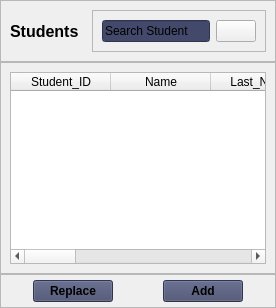
            <widget class="QWidget" name="students">
             <layout class="QVBoxLayout" name="verticalLayout_6">
              <property name="spacing">
               <number>0</number>
              </property>
              <property name="leftMargin">
               <number>0</number>
              </property>
              <property name="topMargin">
               <number>0</number>
              </property>
              <property name="rightMargin">
               <number>0</number>
              </property>
              <property name="bottomMargin">
               <number>0</number>
              </property>
              <item alignment="Qt::AlignTop">
               <widget class="QFrame" name="student_upper_frame">
                <property name="frameShape">
                 <enum>QFrame::StyledPanel</enum>
                </property>
                <property name="frameShadow">
                 <enum>QFrame::Raised</enum>
                </property>
                <layout class="QHBoxLayout" name="horizontalLayout_12">
                 <item>
                  <widget class="QLabel" name="student_window_label">
                   <property name="font">
                    <font>
                     <pointsize>12</pointsize>
                     <weight>75</weight>
                     <bold>true</bold>
                    </font>
                   </property>
                   <property name="text">
                    <string>Students</string>
                   </property>
                  </widget>
                 </item>
                 <item alignment="Qt::AlignRight">
                  <widget class="QFrame" name="student_search_frame">
                   <property name="frameShape">
                    <enum>QFrame::StyledPanel</enum>
                   </property>
                   <property name="frameShadow">
                    <enum>QFrame::Raised</enum>
                   </property>
                   <layout class="QHBoxLayout" name="horizontalLayout_13">
                    <item>
                     <widget class="QLineEdit" name="student_lineEdit">
                      <property name="styleSheet">
                       <string notr="true">background-color: rgb(67, 73, 106);</string>
                      </property>
                      <property name="text">
                       <string>Search Student</string>
                      </property>
                     </widget>
                    </item>
                    <item>
                     <widget class="QPushButton" name="student_search_button">
                      <property name="text">
                       <string/>
                      </property>
                      <property name="icon">
                       <iconset resource="icons.qrc">
                        <normaloff>:/icons/icons/icons8-search-30.png</normaloff>:/icons/icons/icons8-search-30.png</iconset>
                      </property>
                     </widget>
                    </item>
                   </layout>
                  </widget>
                 </item>
                </layout>
               </widget>
              </item>
              <item>
               <widget class="QFrame" name="student_central_frame">
                <property name="frameShape">
                 <enum>QFrame::StyledPanel</enum>
                </property>
                <property name="frameShadow">
                 <enum>QFrame::Raised</enum>
                </property>
                <layout class="QHBoxLayout" name="horizontalLayout_15">
                 <item>
                  <widget class="QTableWidget" name="student_tableWidget">
                   <column>
                    <property name="text">
                     <string>Student_ID</string>
                    </property>
                   </column>
                   <column>
                    <property name="text">
                     <string>Name</string>
                    </property>
                   </column>
                   <column>
                    <property name="text">
                     <string>Last_Name</string>
                    </property>
                   </column>
                   <column>
                    <property name="text">
                     <string>Patronymic</string>
                    </property>
                   </column>
                   <column>
                    <property name="text">
                     <string>Birth_Date</string>
                    </property>
                   </column>
                   <column>
                    <property name="text">
                     <string>Address</string>
                    </property>
                   </column>
                   <column>
                    <property name="text">
                     <string>Phone_Number</string>
                    </property>
                   </column>
                   <column>
                    <property name="text">
                     <string>Email</string>
                    </property>
                   </column>
                   <column>
                    <property name="text">
                     <string>Passport_ID</string>
                    </property>
                   </column>
                  </widget>
                 </item>
                </layout>
               </widget>
              </item>
              <item alignment="Qt::AlignBottom">
               <widget class="QFrame" name="student_lower_frame">
                <property name="frameShape">
                 <enum>QFrame::StyledPanel</enum>
                </property>
                <property name="frameShadow">
                 <enum>QFrame::Raised</enum>
                </property>
                <layout class="QHBoxLayout" name="horizontalLayout_14">
                 <property name="spacing">
                  <number>50</number>
                 </property>
                 <property name="leftMargin">
                  <number>0</number>
                 </property>
                 <property name="topMargin">
                  <number>5</number>
                 </property>
                 <property name="rightMargin">
                  <number>0</number>
                 </property>
                 <property name="bottomMargin">
                  <number>5</number>
                 </property>
                 <item alignment="Qt::AlignRight">
                  <widget class="QPushButton" name="student_replace_button">
                   <property name="font">
                    <font>
                     <weight>75</weight>
                     <bold>true</bold>
                    </font>
                   </property>
                   <property name="styleSheet">
                    <string notr="true">background-color: rgb(67, 73, 106);</string>
                   </property>
                   <property name="text">
                    <string>Replace</string>
                   </property>
                  </widget>
                 </item>
                 <item alignment="Qt::AlignLeft">
                  <widget class="QPushButton" name="student_add_button">
                   <property name="font">
                    <font>
                     <weight>75</weight>
                     <bold>true</bold>
                    </font>
                   </property>
                   <property name="styleSheet">
                    <string notr="true">background-color: rgb(67, 73, 106);</string>
                   </property>
                   <property name="text">
                    <string>Add</string>
                   </property>
                  </widget>
                 </item>
                </layout>
               </widget>
              </item>
             </layout>
            </widget>
